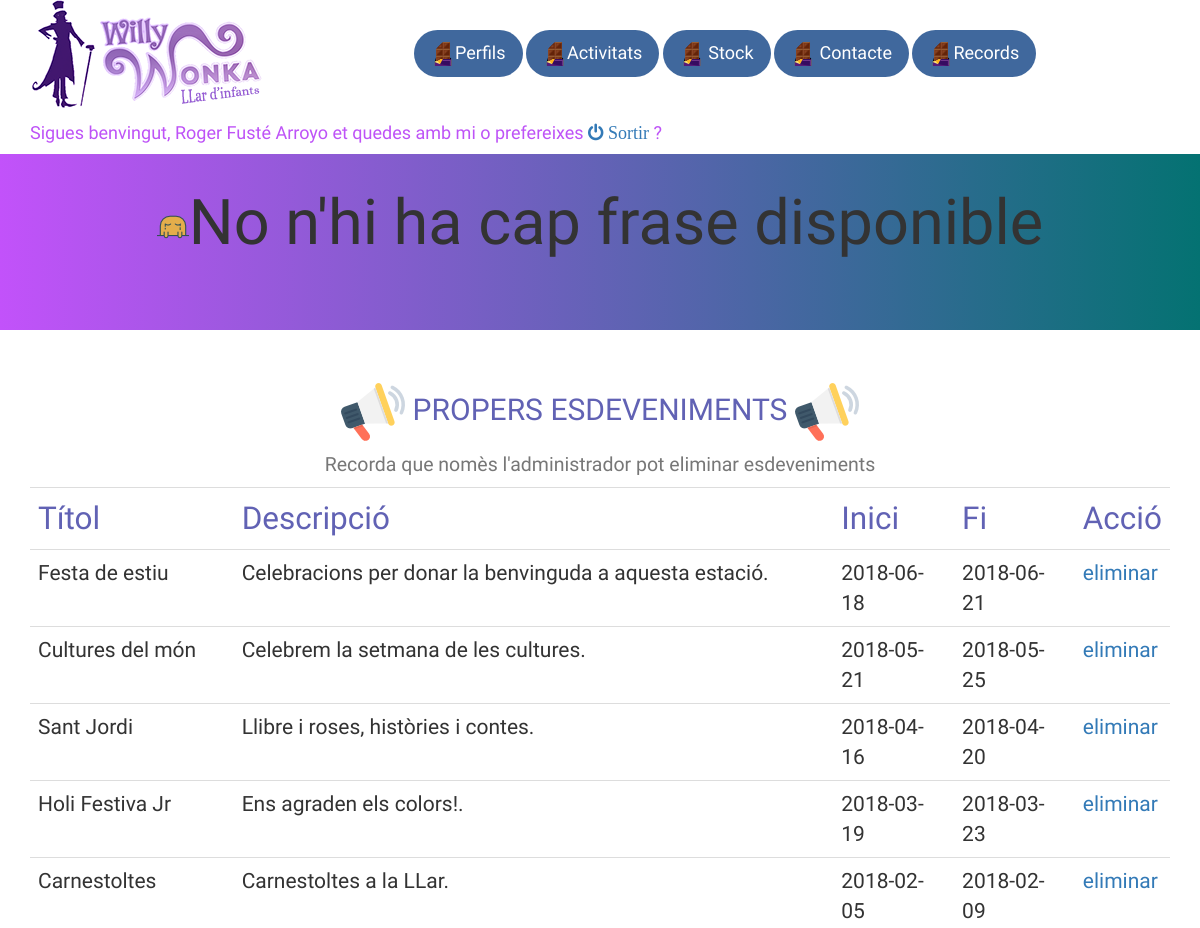
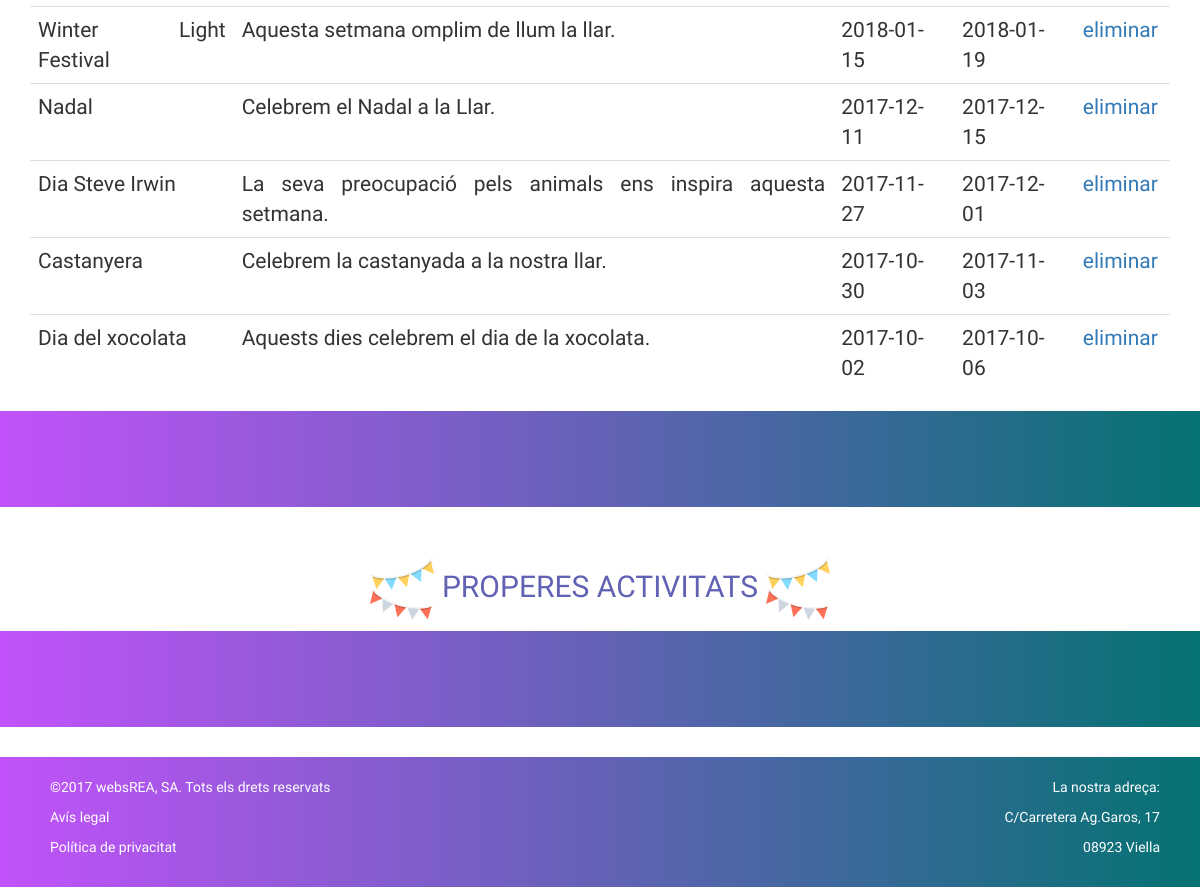
The page /WillyWonka_web/php/index_mestre.php (signed in) on the database its author committed (2 pictures, top to bottom).
### tables this page shows
CREATE TABLE `tbl_esdeveniments` (
  `esd_id` int(11) NOT NULL,
  `esd_titol` varchar(100) NOT NULL,
  `esd_data_ini` date NOT NULL,
  `esd_data_fin` date NOT NULL,
  `esd_text` text NOT NULL,
  `usu_id` int(11) NOT NULL
);

### WillyWonka_web/php/mostrarEsdeveniment.php (the view, shortened to what this page needs)
<?php
include 'conexio.php';
      $sql="SELECT * FROM tbl_esdeveniments WHERE now() BETWEEN esd_data_ini AND esd_data_fin OR esd_data_ini <= NOW() + INTERVAL 1 WEEK AND esd_data_fin >= NOW() + INTERVAL 1 WEEK ORDER BY esd_data_ini DESC";
      if ($_SESSION['usu_tipus'] == 'admin') {
         $sql = "SELECT * FROM tbl_esdeveniments ORDER BY esd_data_ini DESC";
      }
      $results=mysqli_query($conexio,$sql);
      if ($row = mysqli_fetch_array($results)){
         echo "<table class='table table-hover'> \n";
         echo "<tr class='datos_tabla padmin'><td>Títol</td><td>Descripció</td><td>Inici</td><td>Fi</td><td>Acció</td></tr> \n";
         do {
            echo "<tr><td>".$row["esd_titol"]."</td><td>".$row["esd_text"]."</td><td>".$row["esd_data_ini"]."</td><td>".$row["esd_data_fin"]."</td><td><a href='procs/eliminarEsdeveniment.proc.php?esd_id=".$row['esd_id']."''>eliminar</a></td></tr> \n";
         } while ($row = mysqli_fetch_array($results));
         echo "</table> \n";
      } else {
      echo "<img src='../img/icon/001-sad.png'> No hi ha cap registre!";
      }
?>

### WillyWonka_web/php/index_mestre.php (shortened to what this page needs)
<!DOCTYPE html>
<html lang="cat">
<head>
    <?php
        include "conexio.php";
    ?>
    <?php
        include "includes_admin/head.php";
    ?>
</head>
<body id="inicio">
    <nav class="navbar navbar-fixed-top navegador"  role="navigation">
        <div class="container">
            <div class="navbar-header">
                <a href="index_mestre.php"><img class="img-responsive" src="../img/LogoWW_SD.png" alt=""></a>
            </div>
            <div class="collapse navbar-collapse align-right" id="navbar1">
                 <div class="nav navbar-nav botonesnav">
                    <a href="veureFichesNens.php" class="btn btn-willy btn-lg">
                    <img src="../img/001-chocolate.png"></img>Perfils </a>
                    <a href="afegirActivitat.php" class="btn btn-willy btn-lg">
                    <img src="../img/001-chocolate.png"></img>Activitats</a>
                    <a href="modificarStock.php" class="btn btn-willy btn-lg" >
                    <img src="../img/001-chocolate.png"></img> Stock</a>
                    <a href="contacteMestre.php" class="btn btn-willy btn-lg" >
                    <img src="../img/001-chocolate.png"></img> Contacte</a>
                    <a href="records.php" class="btn btn-willy btn-lg">
                    <img src="../img/001-chocolate.png"></img>Records</a>
                </div>
            </div>
            <div class="container">
                <h4 class="h4inicio">
                <div class="row">
                <?php
                echo "Sigues benvingut, " . $_SESSION['usu_nom'] . " et quedes amb mi o prefereixes  <a href='../index.php'><i class='fa fa-power-off' aria-hidden='true'> Sortir</i></a> ?<br>";
                ?>
                </div>
                </h4>
            </div>
        </div>
    </nav>
    <div class="jumbotron frase">
        <p> <?php include "veureFrase.php";?></p>
    </div>
    <div class="container psom">
        <h2 class="h2admin"><img src="../img/icon/002-megaphone.png"> PROPERS ESDEVENIMENTS <img src="../img/icon/002-megaphone.png"><br><small>Recorda que nomès l'administrador pot eliminar esdeveniments</small></h2>
          <p> <?php include "mostrarEsdeveniment.php";?></p>
    </div>
    <div class="jumbotron frase">
    </div>
    <div class="container psom">
        <h2 class="h2admin"><img src="../img/icon/003-garlands.png"> PROPERES ACTIVITATS <img src="../img/icon/003-garlands.png"></h2>
    </div>
    <div class="jumbotron frase">
    </div>
</body>
<footer class="footer">
  <?php
  include "includes_admin/footer.php";
  ?>
</footer>
</html>

### WillyWonka_web/php/includes_admin/head.php (shortened to what this page needs)
<link href="../css/bootstrap.min.css" rel="stylesheet" type="text/css">
<link href="../css/bootstrap.css" rel="stylesheet" type="text/css">
<link href="../css/main.css" rel="stylesheet" type="text/css">
<link href="../font-awesome/css/font-awesome.min.css" rel="stylesheet" type="text/css" />

### WillyWonka_web/php/veureFrase.php (shortened to what this page needs)
<?php
include 'conexio.php';
$sql="SELECT * FROM tbl_frase ORDER BY frase_id DESC LIMIT 1";
$resultat = mysqli_query($conexio, $sql);
if (mysqli_num_rows($resultat) != 0){
	while ($fra = mysqli_fetch_array($resultat)) {
		echo "<h1 class='h1som'>" .$fra['frase_text']. "</h1>";
	}
}else{
	echo "<h1 class='h1som'><img src='../img/icon/001-sad.png'>No n'hi ha cap frase disponible</h1>";
}
?>

### WillyWonka_web/php/includes_admin/footer.php
<div class="container">
      <div class="col-md-6 text-justify peu">
          <p>&copy;2017 websREA, SA. Tots els drets reservats</p>
          <p><a class="peu" href="#">Avís legal</a></p>
          <p><a class="peu" href="#">Política de privacitat</a></p>
      </div>
      <div class="col-md-6 text-right peu">
      <p>La nostra adreça:</p>
      <p>C/Carretera Ag.Garos, 17</p>
      <p>08923 Viella</p>
      </div>
  </div>

### WillyWonka_web/css/main.css (style rules this page uses)
body { font-family: 'Alice', serif; }
footer { font-family: 'Alice', serif; background-image: linear-gradient(-90deg, #047272, #C252FA); padding: 20px; }
.btn { border-radius: 60px; }
.navegador { background-color: white; }
.frase { background-image: linear-gradient(-90deg, #047272, #C252FA); }
.peu { color: white; }
.botonesnav { margin-left: 150px; }
.btn-willy { background-color: #40689d; color:white; margin-top: 30px; }
.h1som { text-align: center; padding-bottom: 10px; }
.psom { font-size: 1.5em; text-align: justify; }
.h4inicio { color: #be53f7; }
.padmin { font-size: 1.5em; text-align: justify; }
.h2admin { text-align: center; color: #6162b4; }
.datos_tabla { color: #6162b4; }

### rows shown on the page
tbl_esdeveniments: esd_titol "Festa de estiu", esd_text "Celebracions per donar la benvinguda a aquesta estació.", esd_data_ini "2018-06-18", esd_data_fin "2018-06-21"
tbl_esdeveniments: esd_titol "Cultures del món", esd_text "Celebrem la setmana de les cultures.", esd_data_ini "2018-05-21", esd_data_fin "2018-05-25"
tbl_esdeveniments: esd_titol "Sant Jordi", esd_text "Llibre i roses, històries i contes.", esd_data_ini "2018-04-16", esd_data_fin "2018-04-20"
tbl_esdeveniments: esd_titol "Holi Festiva Jr", esd_text "Ens agraden els colors!.", esd_data_ini "2018-03-19", esd_data_fin "2018-03-23"
tbl_esdeveniments: esd_titol "Carnestoltes", esd_text "Carnestoltes a la LLar.", esd_data_ini "2018-02-05", esd_data_fin "2018-02-09"
tbl_esdeveniments: esd_titol "Winter Light Festival", esd_text "Aquesta setmana omplim de llum la llar.", esd_data_ini "2018-01-15", esd_data_fin "2018-01-19"
tbl_esdeveniments: esd_titol "Nadal", esd_text "Celebrem el Nadal a la Llar.", esd_data_ini "2017-12-11", esd_data_fin "2017-12-15"
tbl_esdeveniments: esd_titol "Dia Steve Irwin", esd_text "La seva preocupació pels animals ens inspira aquesta setmana.", esd_data_ini "2017-11-27", esd_data_fin "2017-12-01"
tbl_esdeveniments: esd_titol "Castanyera", esd_text "Celebrem la castanyada a la nostra llar.", esd_data_ini "2017-10-30", esd_data_fin "2017-11-03"
tbl_esdeveniments: esd_titol "Dia del xocolata", esd_text "Aquests dies celebrem el dia de la xocolata.", esd_data_ini "2017-10-02", esd_data_fin "2017-10-06"

### other values the page prints
$_SESSION['usu_nom'] "Roger Fusté Arroyo"
